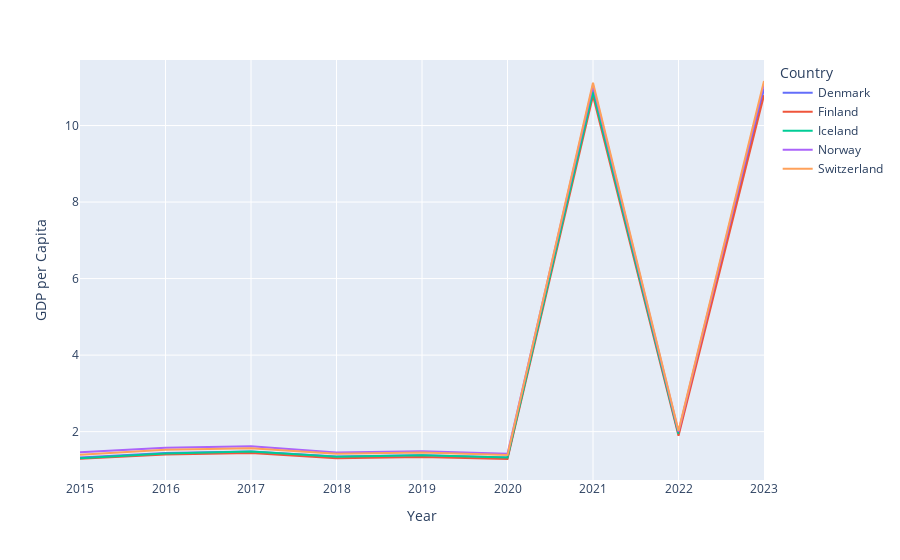

Notebook cell for this chart:
### Code cell
# Graficar PIB per cápita (GDP) de los 5 paises mas felices
# sns.lineplot(data=PIBPaisesMasFelices, x="Year", y="GDP per Capita", hue="Country")
# plt.grid()
# plt.show()

grafico = px.line(PIBPaisesMasFelices, x="Year", y="GDP per Capita", color="Country")
grafico.show()

# Guardar el grafico 
PIBPaisesMasFelices.to_csv("PIB_paises_mas_felices.csv", index=False)

### Figure 1 — Plotly figure (JSON) as saved in the notebook; plotly's stock layout.template omitted (floating-point values rounded to 4 significant figures)
{"data": [{"hovertemplate": "Country=Denmark<br>Year=%{x}<br>GDP per Capita=%{y}<extra></extra>", "legendgroup": "Denmark", "line": {"color": "#636efa", "dash": "solid"}, "marker": {"symbol": "circle"}, "mode": "lines", "name": "Denmark", "orientation": "v", "showlegend": true, "type": "scatter", "x": [2015, 2016, 2017, 2018, 2019, 2020, 2021, 2022, 2023], "xaxis": "x", "y": [1.325, 1.442, 1.482, 1.351, 1.383, 1.327, 10.93, 1.953, 10.96], "yaxis": "y"}, {"hovertemplate": "Country=Finland<br>Year=%{x}<br>GDP per Capita=%{y}<extra></extra>", "legendgroup": "Finland", "line": {"color": "#EF553B", "dash": "solid"}, "marker": {"symbol": "circle"}, "mode": "lines", "name": "Finland", "orientation": "v", "showlegend": true, "type": "scatter", "x": [2015, 2016, 2017, 2018, 2019, 2020, 2021, 2022, 2023], "xaxis": "x", "y": [1.29, 1.406, 1.444, 1.305, 1.34, 1.285, 10.78, 1.892, 10.79], "yaxis": "y"}, {"hovertemplate": "Country=Iceland<br>Year=%{x}<br>GDP per Capita=%{y}<extra></extra>", "legendgroup": "Iceland", "line": {"color": "#00cc96", "dash": "solid"}, "marker": {"symbol": "circle"}, "mode": "lines", "name": "Iceland", "orientation": "v", "showlegend": true, "type": "scatter", "x": [2015, 2016, 2017, 2018, 2019, 2020, 2021, 2022], "xaxis": "x", "y": [1.302, 1.427, 1.481, 1.343, 1.38, 1.327, 10.88, 1.936], "yaxis": "y"}, {"hovertemplate": "Country=Norway<br>Year=%{x}<br>GDP per Capita=%{y}<extra></extra>", "legendgroup": "Norway", "line": {"color": "#ab63fa", "dash": "solid"}, "marker": {"symbol": "circle"}, "mode": "lines", "name": "Norway", "orientation": "v", "showlegend": true, "type": "scatter", "x": [2015, 2016, 2017, 2018, 2019, 2020, 2021, 2022, 2023], "xaxis": "x", "y": [1.459, 1.577, 1.616, 1.456, 1.488, 1.424, 11.05, 1.997, 11.09], "yaxis": "y"}, {"hovertemplate": "Country=Switzerland<br>Year=%{x}<br>GDP per Capita=%{y}<extra></extra>", "legendgroup": "Switzerland", "line": {"color": "#FFA15A", "dash": "solid"}, "marker": {"symbol": "circle"}, "mode": "lines", "name": "Switzerland", "orientation": "v", "showlegend": true, "type": "scatter", "x": [2015, 2016, 2017, 2018, 2019, 2020, 2021, 2022, 2023], "xaxis": "x", "y": [1.397, 1.527, 1.565, 1.42, 1.452, 1.391, 11.12, 2.026, 11.16], "yaxis": "y"}], "layout": {"legend": {"title": {"text": "Country"}, "tracegroupgap": 0}, "margin": {"t": 60}, "xaxis": {"anchor": "y", "domain": [0, 1], "title": {"text": "Year"}}, "yaxis": {"anchor": "x", "domain": [0, 1], "title": {"text": "GDP per Capita"}}}}
